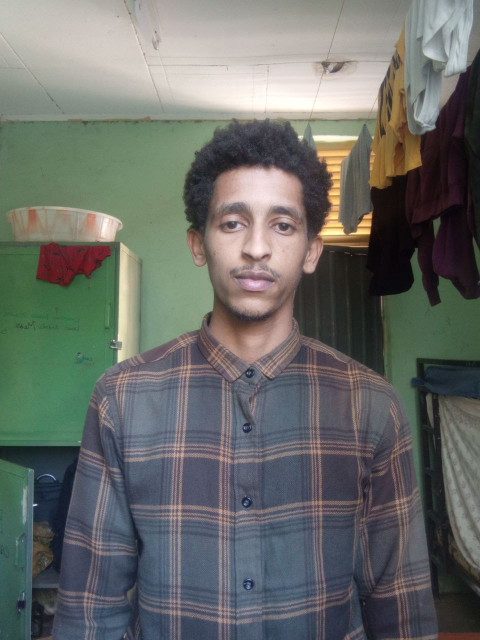
#> input picture fk/photo_5949301596938685094_y.jpg, 960 x 1280 px, given in place of the camera (shown at 1/2 size)
$ python knn.py
#> lines starting #> are read from the running program, lines starting #| are printed output that depends on the picture
from sklearn.neighbors import KNeighborsClassifier
import cv2
import pickle
import numpy as np
import os

# Initialize the video capture
video = cv2.VideoCapture(0)

# Load the Haar Cascade for face detection
facedetect = cv2.CascadeClassifier(cv2.data.haarcascades + 'haarcascade_frontalface_default.xml')

# Load face data and labels
with open('data/names.pkl', 'rb') as f:
#> (reads data/names.pkl from the repository)
    labels = pickle.load(f)
with open('data/face_data.pkl', 'rb') as f:
#> (reads data/face_data.pkl from the repository)
    faces = pickle.load(f)

print(f"Faces shape: {faces.shape}")
print(f"Number of labels: {len(labels)}")

# Train the kNN classifier
knn = KNeighborsClassifier(n_neighbors=5)
faces_normalized = faces / 255.0  # Normalize pixel values to range [0, 1]
knn.fit(faces_normalized, labels)

while True:
    ret, frame = video.read()  # Read a frame from the video feed
#> frame is the input picture: shape (1280, 960, 3); mean B, G, R 104.2, 108.4, 105.4
    if not ret:
        break

    # Convert the frame to grayscale (face detection works better in grayscale)
    gray = cv2.cvtColor(frame, cv2.COLOR_BGR2GRAY)
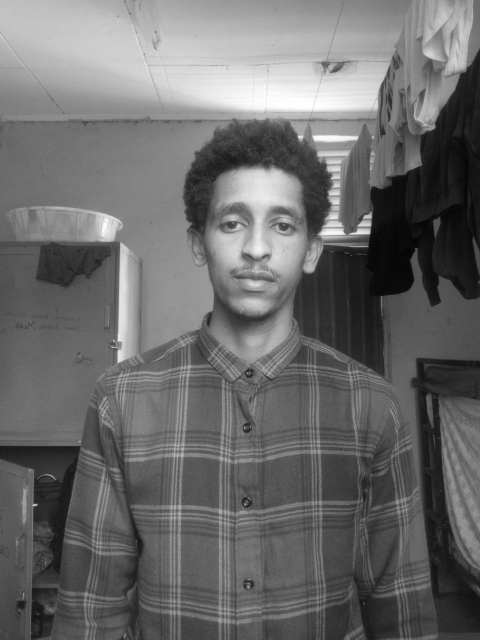
#> gray: shape (1280, 960) (shown at 1/2 size); min 0, max 254, mean 107

    # Detect faces in the grayscale frame
    detected_faces = facedetect.detectMultiScale(gray, 1.3, 5)
#> detected_faces = [[379, 338, 279, 279]]

    # Process each detected face
    for (x, y, w, h) in detected_faces:
        # Extract and preprocess the face
        crop_img = frame[y:y + h, x:x + w]
        resized_img = cv2.resize(crop_img, (50, 50))  # Resize to match training data
        resized_img = resized_img.flatten() / 255.0  # Flatten and normalize to range [0, 1]
        resized_img = resized_img.reshape(1, -1)  # Reshape to (1, 2500)

        # Make a prediction
#> (the run stopped early here; a loop or call above may not have finished)
